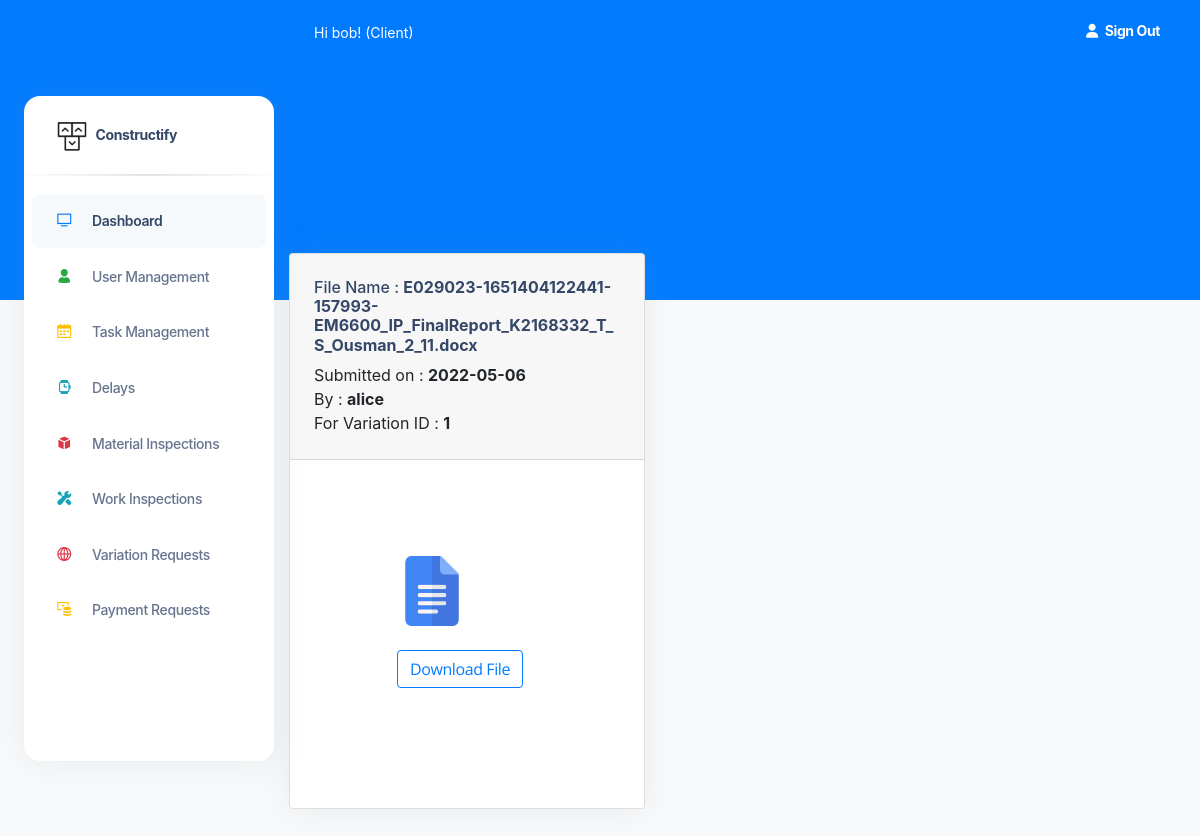
Screenshot of /VariationSubmittedGallery/1 (signed in) with the database file from the repository.
### construct/models.py (models this page shows, shortened)
class User(db.Model, UserMixin):
    id = db.Column(db.Integer(), nullable=False, primary_key=True)
    username = db.Column(db.String(length=30), nullable=False, unique=True)
    email_address = db.Column(db.String(length=50),
                              nullable=False, unique=True)
    password_hash = db.Column(db.String(length=50),
                              nullable=False, unique=True)
    role = db.Column(db.String(length=30), nullable=False, unique=False)
    contact_number = db.Column(db.String(length=30), nullable=False, unique=False)
    @property
    def password(self):
        return self.password

class VariationDocument(db.Model):
    id = db.Column(db.Integer(), nullable=False, primary_key=True)
    variation_file_name = db.Column(db.String(length=30), nullable=False)
    variation_id = db.Column(db.String(length=30), nullable=False)
    status = db.Column(db.String(length=30), nullable=False)
    submitted_date = db.Column(db.String(length=30), nullable=False)
    submitted_by=db.Column(db.String(length=30), nullable=False)

### construct/routes.py (the view)
@app.route("/VariationSubmittedGallery/<string:passed_id>", methods=['GET', 'POST'])
@login_required
def Variation_submitted_page(passed_id):
        submitted_variation= VariationDocument.query.all()
        has_variation_id = "False"
        for variation in submitted_variation:
            if variation.variation_id == passed_id:
                has_variation_id="True"
                break
        page_message="Variation Requests Submitted by the Contractor"
        return render_template('SubmittedVariationGallery.html', submitted_variation=submitted_variation, passed_variation_id=str(passed_id),has_variation_id=has_variation_id)

### construct/models.py (called while the page is built)
@login_manager.user_loader
def load_user(user_id):
    return User.query.get(int(user_id))

### construct/templates/SubmittedVariationGallery.html (shortened to what this page needs)
<!DOCTYPE html>
<html lang="en">
<head>
  <link href="{{ url_for('static', filename='assets')}}/css/nucleo-icons.css" rel="stylesheet" />
  <link href="{{ url_for('static', filename='assets')}}/css/nucleo-svg.css" rel="stylesheet" />
  <link href="{{ url_for('static', filename='assets')}}/css/nucleo-svg.css" rel="stylesheet" />
  <link id="pagestyle" href="{{ url_for('static', filename='assets')}}/css/argon-dashboard.css?v=2.0.2"
    rel="stylesheet" />
  <link rel="stylesheet" type="text/css"
    href="https://stackpath.bootstrapcdn.com/bootstrap/4.2.1/css/bootstrap.min.css">
</head>
{% include 'includes/GlobalSideNavbar.html' %}
<main class="main-content position-relative border-radius-lg ">
  {% include 'includes/GlobalNavbar.html' %}
  <br><br><br><br><br><br><br>
  {% for variation in submitted_variation %}
  {% if variation.variation_id == passed_variation_id %}
  <div class="container-fluid py-4">
    <div class="row">
      <div class="col-5">
        <div class="card mb-4">
          <div class="card-header pb-0">
            <h6>File Name      : <strong> {{variation.variation_file_name}}</strong></h6>
            <h7>Submitted on   : <strong>{{variation.submitted_date}}</strong>  <br>
            <h7>By             : <strong>{{variation.submitted_by}} </strong></h7> <br>
            <h7>For Variation ID     : <strong>{{passed_variation_id}}</strong></h7> <br><br>
          </div>
          <div class="card-body px-0 pt-0 pb-2">
            <div class="col-md-8 p-lg-5 mx-auto my-5">
              <div class="table-responsive p-0">
                <img src="/static/icons/doc_icon.png" alt="User Image" width="70" height="70">
                <br><br>
                 <a class="btn btn-outline-primary" href="{{url_for('downloadvariation',variation_name=variation.variation_file_name)}}" role="button">Download File</a>
              </div>
            </div>
          </div>
        </div>
      </div>
    </div>
  </div>
  {% endif %}
  {% endfor %}
  </body>
</html>

### construct/templates/includes/GlobalNavbar.html (shortened to what this page needs)
<nav class="navbar navbar-main navbar-expand-lg px-0 mx-4 shadow-none border-radius-xl " id="navbarBlur"
  data-scroll="false">
  <div class="container-fluid py-1 px-3">
    <nav aria-label="breadcrumb">
      <ol class="breadcrumb bg-transparent mb-0 pb-0 pt-1 px-0 me-sm-6 me-5">
        <li class="breadcrumb-item text-sm text-white active" aria-current="page">Hi {{current_user.username}}!
          ({{current_user.role}}) </li>
      </ol>
    </nav>
    <ul class="navbar-nav  justify-content-end">
      <li class="nav-item d-flex align-items-left">
        <a href="{{url_for('logout_page')}}" class="nav-link text-white font-weight-bold px-0">
          <i class="fa fa-user me-sm-1"></i>
          <span class="d-sm-inline d-none">Sign Out</span>
        </a>
      </li>
  </div>
</nav>

### rows the page displays
User: username "bob", role "Client"
VariationDocument: variation_file_name "E029023-1651404122441-157993-EM6600_IP_FinalReport_K2168332_T_S_Ousman_2_11.docx", submitted_date "2022-05-06", submitted_by "alice", passed_variation_id "1"
